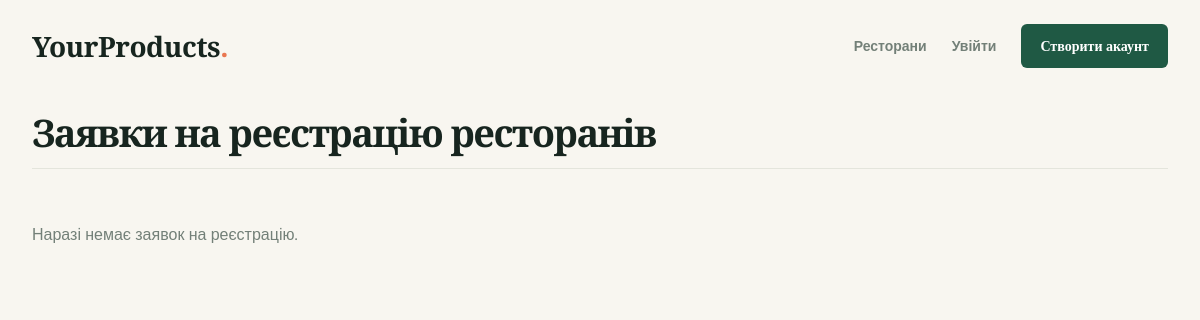
The app's page /restoransaddlist/, older data.
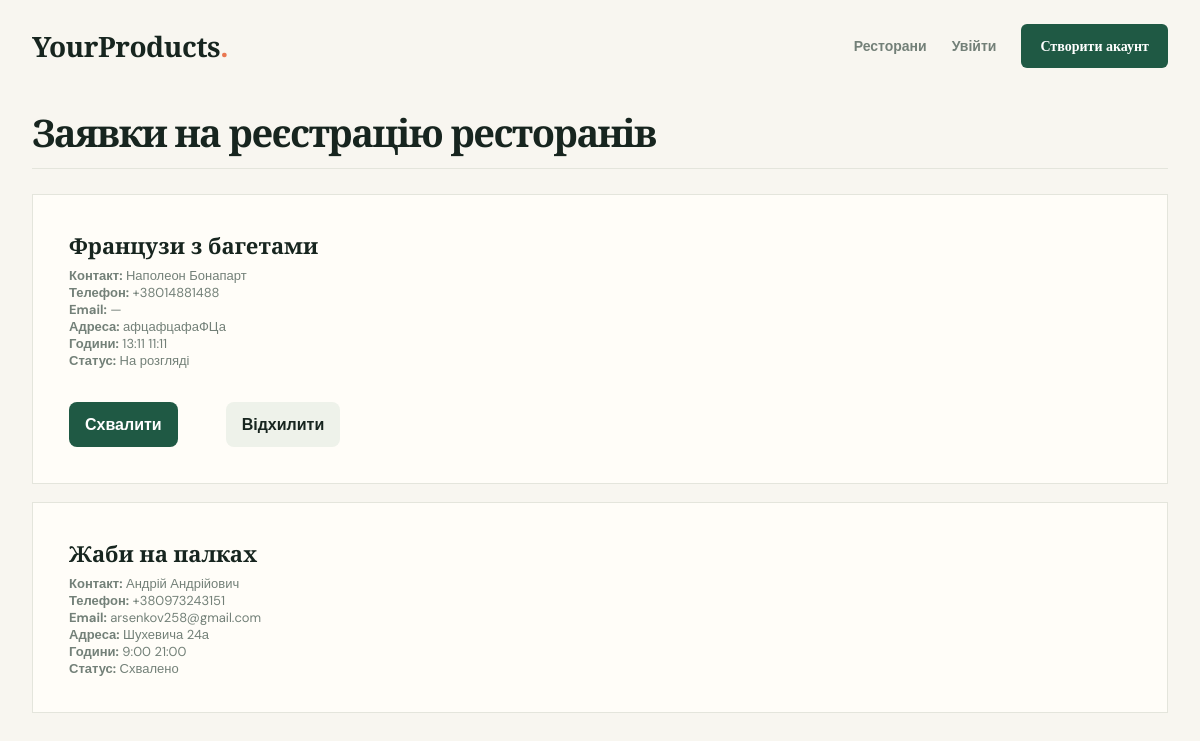
The same page, newer data.
### delivery_APP/models.py (models this page shows, shortened)
class RestaurantApplication(models.Model):
    STATUS_CHOICES = [
        ('pending', 'На розгляді'),
        ('approved', 'Схвалено'),
        ('rejected', 'Відхилено'),
    ]
    owner = models.ForeignKey(
        settings.AUTH_USER_MODEL,
        on_delete=models.SET_NULL,
        null=True,
        blank=True,
        related_name='restaurant_applications',
        verbose_name='Власник',
    )
    name = models.CharField(max_length=200, verbose_name='Назва ресторану')
    contact_name = models.CharField(max_length=150, verbose_name='Контактна особа')
    phone_number = models.CharField(max_length=25, verbose_name='Телефон')
    email = models.EmailField(blank=True, default='', verbose_name='Email')
    address = models.TextField(verbose_name='Адреса')
    opening_hours = models.CharField(max_length=100, verbose_name='Години роботи')
    status = models.CharField(max_length=20, choices=STATUS_CHOICES, default='pending', verbose_name='Статус')
    created_at = models.DateTimeField(auto_now_add=True)

### delivery_APP/views.py (the view)
# urls.py: path('restoransaddlist/', delivery_app_views.restaurant_requests, name='restoransaddlist'),
def restaurant_requests(request):
    applications = RestaurantApplication.objects.order_by('-created_at')
    return render(request, 'restoransaddlist.html', {'applications': applications})

### templates/restoransaddlist.html (shortened to what this page needs)
{% extends 'base.html' %}
{% block content %}
<section class="section">
    <div class="section-head">
        <h2>Заявки на реєстрацію ресторанів</h2>
    </div>
    {% if applications %}
        <div class="restaurant-grid" style="grid-template-columns:1fr;">
            {% for app in applications %}
                <article class="restaurant-card" style="padding:18px; min-height:auto;">
                    <div class="restaurant-copy">
                        <h3>{{ app.name }}</h3>
                        <p><strong>Контакт:</strong> {{ app.contact_name }}</p>
                        <p><strong>Телефон:</strong> {{ app.phone_number }}</p>
                        <p><strong>Email:</strong> {{ app.email|default:'—' }}</p>
                        <p><strong>Адреса:</strong> {{ app.address }}</p>
                        <p><strong>Години:</strong> {{ app.opening_hours }}</p>
                        <p><strong>Статус:</strong> {{ app.get_status_display }}</p>
                    </div>
                    {% if app.status == 'pending' %}
                        <div style="display:flex; gap:12px; margin-top:16px;">
                            <a class="hero-btn primary" href="{% url 'approve_restaurant_request' app.id %}">Схвалити</a>
                            <a class="hero-btn secondary" href="{% url 'reject_restaurant_request' app.id %}">Відхилити</a>
                        </div>
                    {% endif %}
                </article>
            {% endfor %}
        </div>
    {% else %}
        <p class="empty">Наразі немає заявок на реєстрацію.</p>
    {% endif %}
</section>
{% endblock %}

### templates/base.html (shortened to what this page needs)
{% load static %}
<!DOCTYPE html>
<html lang="uk">
<head>
</head>
<body>
	<header class="site-header">
		<a class="brand" href="{% url 'home' %}">YourProducts<span>.</span></a>
		<nav class="nav">
			<a class="nav-link" href="{% url 'home' %}#restaurants">Ресторани</a>
			{% if user.is_authenticated %}<a class="nav-link" href="{% url 'logout' %}">Вийти</a>{% else %}<a class="nav-link" href="{% url 'login' %}">Увійти</a><a class="nav-button" href="{% url 'register' %}">Створити акаунт</a>{% endif %}
		</nav>
	</header>
	<main>{% block content %}{% endblock %}</main>
</body>
</html>

### templates/base.html (style rules this page uses)
:root { --ink:#17251f; --muted:#738078; --paper:#f8f6f0; --cream:#fffdf8; --green:#1f5944; --lime:#d9ed87; --line:#e4e5dc; --coral:#e97751; }
* { box-sizing:border-box; }
body { margin:0; color:var(--ink); background:var(--paper); font-family:'DM Sans',sans-serif; }
a { color:inherit; text-decoration:none; }
.site-header { display:flex; align-items:center; justify-content:space-between; max-width:1240px; margin:auto; padding:24px 32px; }
.brand { font:700 28px 'Playfair Display',serif; letter-spacing:-.5px; }
.brand span { color:var(--coral); }
.nav { display:flex; align-items:center; gap:25px; font-size:14px; font-weight:600; }
.nav-link { color:var(--muted); }
.nav-button, .button { display:inline-flex; align-items:center; justify-content:center; border:0; border-radius:6px; padding:13px 19px; background:var(--green); color:white; font:600 14px 'DM Sans'; cursor:pointer; transition:transform .2s, background .2s; }
main { min-height:calc(100vh - 82px); }
h1, h2 { font-family:'Playfair Display',serif; letter-spacing:-1.6px; line-height:1.06; margin:12px 0 18px; }
.section { max-width:1240px; margin:auto; padding:20px 32px 75px; }
.section-head { display:flex; align-items:end; justify-content:space-between; border-bottom:1px solid var(--line); padding-bottom:16px; margin-bottom:25px; }
.section h2 { font-size:38px; margin:0; }
.restaurant-grid { display:grid; grid-template-columns:repeat(3,1fr); gap:18px; }
.restaurant-card { background:var(--cream); border:1px solid var(--line); min-height:265px; display:flex; flex-direction:column; }
.restaurant-copy { padding:17px 18px; }
.restaurant-copy h3 { margin:0 0 7px; font:700 22px 'Playfair Display'; }
.restaurant-copy p { margin:0; color:var(--muted); font-size:13px; }
.hero-btn { display:inline-flex; align-items:center; justify-content:center; padding:12px 16px; border-radius:8px; font-weight:700; margin:0 18px 18px; }
.hero-btn.primary { background:var(--green); color:#fff; }
.hero-btn.secondary { background:#eef2ea; color:var(--ink); }

Row changes from the older to the newer data that the page shows:
added RestaurantApplication: name "Французи з багетами", contact_name "Наполеон Бонапарт", phone_number "+38014881488", email "—", address "афцафцафаФЦа", opening_hours "13:11 11:11", status "На розгляді", shows "Схвалити"
added RestaurantApplication: name "Жаби на палках", contact_name "Андрій Андрійович", phone_number "+380973243151", email "arsenkov258@gmail.com", address "Шухевича 24а", opening_hours "9:00 21:00", status "Схвалено"
Text that changed along with them:
text no longer shown: "Наразі немає заявок на реєстрацію."
